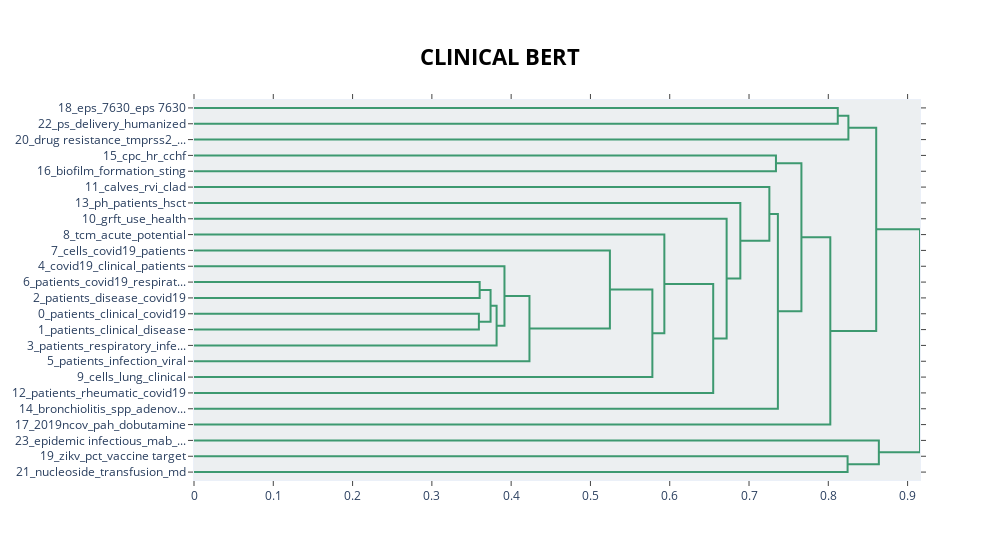

Here is the notebook cell this chart was saved with:
### Code cell
# Hierarchical Clustering
topic_model.visualize_hierarchy(title="<b>CLINICAL BERT</b>")

### Figure 1 — Plotly figure (JSON) as saved in the notebook; plotly's stock layout.template omitted (floating-point values rounded to 4 significant figures)
{"data": [{"hoverinfo": "text", "marker": {"color": "rgb(61,153,112)"}, "mode": "lines", "type": "scatter", "x": [0, 0.8119, 0.8119, 0], "xaxis": "x", "y": [-5, -5, -15, -15], "yaxis": "y"}, {"hoverinfo": "text", "marker": {"color": "rgb(61,153,112)"}, "mode": "lines", "type": "scatter", "x": [0.8119, 0.8253, 0.8253, 0], "xaxis": "x", "y": [-10, -10, -25, -25], "yaxis": "y"}, {"hoverinfo": "text", "marker": {"color": "rgb(61,153,112)"}, "mode": "lines", "type": "scatter", "x": [0, 0.734, 0.734, 0], "xaxis": "x", "y": [-35, -35, -45, -45], "yaxis": "y"}, {"hoverinfo": "text", "marker": {"color": "rgb(61,153,112)"}, "mode": "lines", "type": "scatter", "x": [0, 0.3603, 0.3603, 0], "xaxis": "x", "y": [-115, -115, -125, -125], "yaxis": "y"}, {"hoverinfo": "text", "marker": {"color": "rgb(61,153,112)"}, "mode": "lines", "type": "scatter", "x": [0, 0.3593, 0.3593, 0], "xaxis": "x", "y": [-135, -135, -145, -145], "yaxis": "y"}, {"hoverinfo": "text", "marker": {"color": "rgb(61,153,112)"}, "mode": "lines", "type": "scatter", "x": [0.3603, 0.374, 0.374, 0.3593], "xaxis": "x", "y": [-120, -120, -140, -140], "yaxis": "y"}, {"hoverinfo": "text", "marker": {"color": "rgb(61,153,112)"}, "mode": "lines", "type": "scatter", "x": [0.374, 0.3816, 0.3816, 0], "xaxis": "x", "y": [-130, -130, -155, -155], "yaxis": "y"}, {"hoverinfo": "text", "marker": {"color": "rgb(61,153,112)"}, "mode": "lines", "type": "scatter", "x": [0, 0.3916, 0.3916, 0.3816], "xaxis": "x", "y": [-105, -105, -142.5, -142.5], "yaxis": "y"}, {"hoverinfo": "text", "marker": {"color": "rgb(61,153,112)"}, "mode": "lines", "type": "scatter", "x": [0.3916, 0.4231, 0.4231, 0], "xaxis": "x", "y": [-123.8, -123.8, -165, -165], "yaxis": "y"}, {"hoverinfo": "text", "marker": {"color": "rgb(61,153,112)"}, "mode": "lines", "type": "scatter", "x": [0, 0.5245, 0.5245, 0.4231], "xaxis": "x", "y": [-95, -95, -144.4, -144.4], "yaxis": "y"}, {"hoverinfo": "text", "marker": {"color": "rgb(61,153,112)"}, "mode": "lines", "type": "scatter", "x": [0.5245, 0.5781, 0.5781, 0], "xaxis": "x", "y": [-119.7, -119.7, -175, -175], "yaxis": "y"}, {"hoverinfo": "text", "marker": {"color": "rgb(61,153,112)"}, "mode": "lines", "type": "scatter", "x": [0, 0.5932, 0.5932, 0.5781], "xaxis": "x", "y": [-85, -85, -147.3, -147.3], "yaxis": "y"}, {"hoverinfo": "text", "marker": {"color": "rgb(61,153,112)"}, "mode": "lines", "type": "scatter", "x": [0.5932, 0.6548, 0.6548, 0], "xaxis": "x", "y": [-116.2, -116.2, -185, -185], "yaxis": "y"}, {"hoverinfo": "text", "marker": {"color": "rgb(61,153,112)"}, "mode": "lines", "type": "scatter", "x": [0, 0.6718, 0.6718, 0.6548], "xaxis": "x", "y": [-75, -75, -150.6, -150.6], "yaxis": "y"}, {"hoverinfo": "text", "marker": {"color": "rgb(61,153,112)"}, "mode": "lines", "type": "scatter", "x": [0, 0.689, 0.689, 0.6718], "xaxis": "x", "y": [-65, -65, -112.8, -112.8], "yaxis": "y"}, {"hoverinfo": "text", "marker": {"color": "rgb(61,153,112)"}, "mode": "lines", "type": "scatter", "x": [0, 0.7257, 0.7257, 0.689], "xaxis": "x", "y": [-55, -55, -88.9, -88.9], "yaxis": "y"}, {"hoverinfo": "text", "marker": {"color": "rgb(61,153,112)"}, "mode": "lines", "type": "scatter", "x": [0.7257, 0.7364, 0.7364, 0], "xaxis": "x", "y": [-71.95, -71.95, -195, -195], "yaxis": "y"}, {"hoverinfo": "text", "marker": {"color": "rgb(61,153,112)"}, "mode": "lines", "type": "scatter", "x": [0.734, 0.7661, 0.7661, 0.7364], "xaxis": "x", "y": [-40, -40, -133.5, -133.5], "yaxis": "y"}, {"hoverinfo": "text", "marker": {"color": "rgb(61,153,112)"}, "mode": "lines", "type": "scatter", "x": [0.7661, 0.8025, 0.8025, 0], "xaxis": "x", "y": [-86.74, -86.74, -205, -205], "yaxis": "y"}, {"hoverinfo": "text", "marker": {"color": "rgb(61,153,112)"}, "mode": "lines", "type": "scatter", "x": [0.8253, 0.8604, 0.8604, 0.8025], "xaxis": "x", "y": [-17.5, -17.5, -145.9, -145.9], "yaxis": "y"}, {"hoverinfo": "text", "marker": {"color": "rgb(61,153,112)"}, "mode": "lines", "type": "scatter", "x": [0, 0.8243, 0.8243, 0], "xaxis": "x", "y": [-225, -225, -235, -235], "yaxis": "y"}, {"hoverinfo": "text", "marker": {"color": "rgb(61,153,112)"}, "mode": "lines", "type": "scatter", "x": [0, 0.8637, 0.8637, 0.8243], "xaxis": "x", "y": [-215, -215, -230, -230], "yaxis": "y"}, {"hoverinfo": "text", "marker": {"color": "rgb(61,153,112)"}, "mode": "lines", "type": "scatter", "x": [0.8604, 0.9156, 0.9156, 0.8637], "xaxis": "x", "y": [-81.68, -81.68, -222.5, -222.5], "yaxis": "y"}], "layout": {"autosize": false, "height": 560, "hoverlabel": {"bgcolor": "white", "font": {"family": "Rockwell", "size": 16}}, "hovermode": "closest", "plot_bgcolor": "#ECEFF1", "showlegend": false, "title": {"font": {"color": "Black", "size": 22}, "text": "<b>CLINICAL BERT</b>", "x": 0.5, "xanchor": "center", "yanchor": "top"}, "width": 1000, "xaxis": {"mirror": "allticks", "rangemode": "tozero", "showgrid": false, "showline": true, "showticklabels": true, "ticks": "outside", "type": "linear", "zeroline": false}, "yaxis": {"mirror": "allticks", "range": [-240, 0], "rangemode": "tozero", "showgrid": false, "showline": true, "showticklabels": true, "tickmode": "array", "ticks": "outside", "ticktext": ["18_eps_7630_eps 7630", "22_ps_delivery_humanized", "20_drug resistance_tmprss2_...", "15_cpc_hr_cchf", "16_biofilm_formation_sting", "11_calves_rvi_clad", "13_ph_patients_hsct", "10_grft_use_health", "8_tcm_acute_potential", "7_cells_covid19_patients", "4_covid19_clinical_patients", "6_patients_covid19_respirat...", "2_patients_disease_covid19", "0_patients_clinical_covid19", "1_patients_clinical_disease", "3_patients_respiratory_infe...", "5_patients_infection_viral", "9_cells_lung_clinical", "12_patients_rheumatic_covid19", "14_bronchiolitis_spp_adenov...", "17_2019ncov_pah_dobutamine", "23_epidemic infectious_mab_...", "19_zikv_pct_vaccine target", "21_nucleoside_transfusion_md"], "tickvals": [-5, -15, -25, -35, -45, -55, -65, -75, -85, -95, -105, -115, -125, -135, -145, -155, -165, -175, -185, -195, -205, -215, -225, -235], "type": "linear", "zeroline": false}}}
